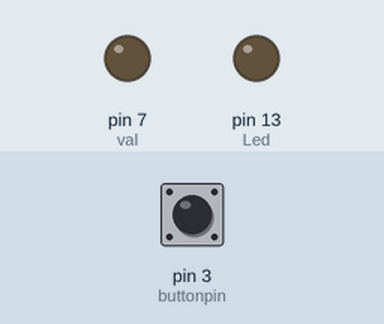
Bench run of a sketch on a simulated Arduino Uno, built with avr-gcc and run on an emulated ATmega328P. Shown: output pins drawn as LEDs (lit = HIGH). The test bench sets the inputs (shaded band); at power-on: pin 3 (buttonpin) LOW. What the sketch prints to the serial monitor is not drawn.

Above: at 1.2 s.
1.3 s: pin 3 (buttonpin) pulled HIGH for 0.15 s
At 1.38 s:
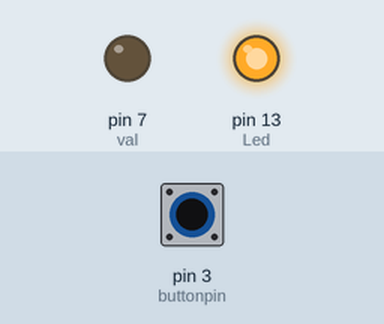
2.9 s: pin 3 (buttonpin) pulled HIGH for 3.2 s
At 6.8 s:
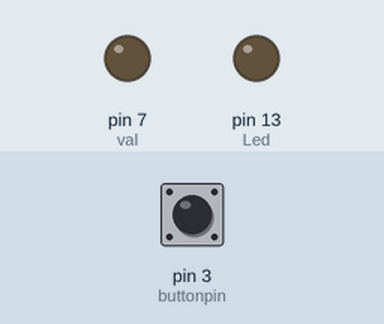
Timing chart, 0 to 8.3 s (numbered marks = the images above; inputs shaded):
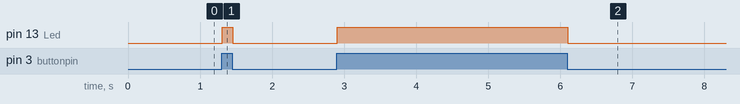

The sketch:

Laser.ino
```cpp
int val = 7; //laser attach to
int Led = 13 ;// define LED Interface
int buttonpin = 3; // define the photo interrupter sensor interface

void setup ()
{
  Serial.begin(9600);
  pinMode (Led, OUTPUT) ;// define LED as output interface
  pinMode (buttonpin, INPUT) ;// define the photo interrupter sensor output interface
  pinMode(val, OUTPUT);
}
void loop ()
{
  val = digitalRead (buttonpin) ;
  Serial.println(val);
  if (val == HIGH) // When the light sensor detects a signal is interrupted, LED flashes
  {
    digitalWrite (Led, HIGH);
  }
  else
  {
    digitalWrite (Led, LOW);
  }
}
```

Measured:
- after the input at 1.3 s, pin 13 (Led): LOW → HIGH at once, → LOW 0.15 s later
- after the input at 2.9 s, pin 13 (Led): LOW → HIGH at once, → LOW 3.2 s later
